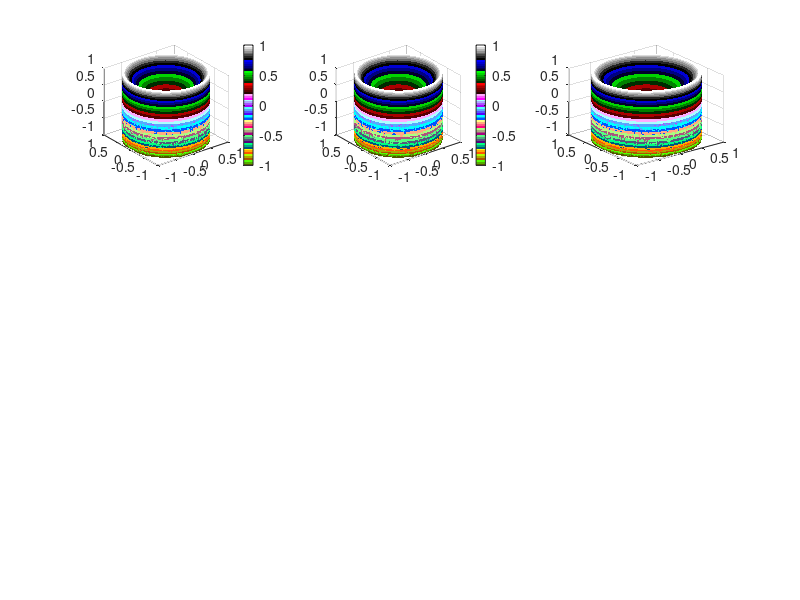

Here is the MATLAB script that generated this plot: (Note: this script raises an error after producing the figure.)
[u, v] = meshgrid(0:0.025*pi:2*pi);
X=erf(u) .* sin(v);
Y=erf(u) .* cos(v);
Z=sin(u) .* ones(size(v));
r = 3;
c = 3;
col = {"bone", "colorcube", "col", "copper", "flag", "gray", "hot", "jet", "hsv"};

for n = 1 : r*c
  subplot(r, c, n);
  surf(X, Y, Z)
  shading flat
  colormap (col{n})
  colorbar
endfor

